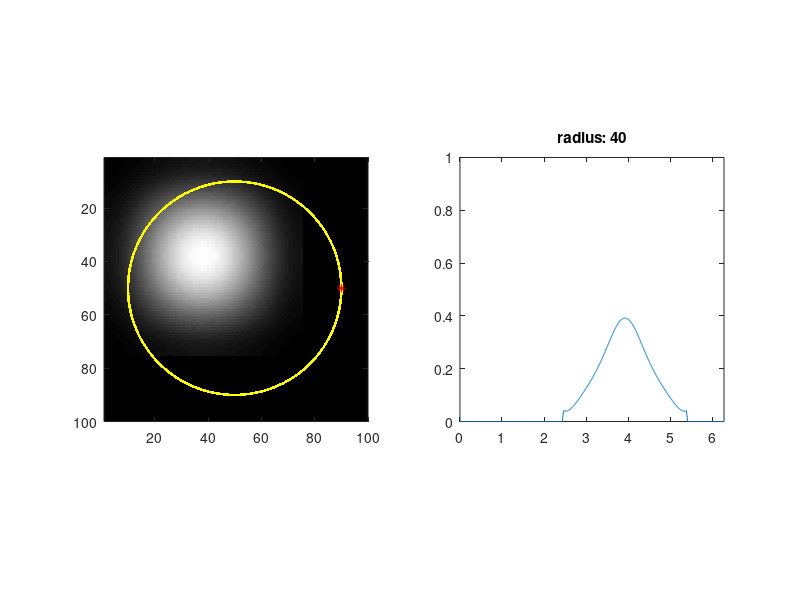
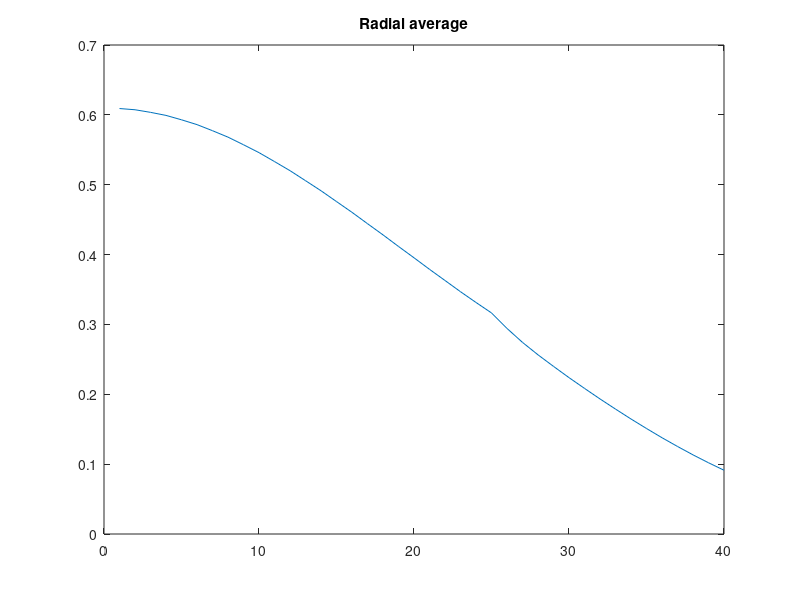

Here is the MATLAB script that generated these plots, in order:
%%%%%%%%%%%%%%%%%%%%%%%%%%%%%%%%%%%%%%%%%%%%%%%%%Thank You MATHWORKS
clear all;close all;


img_size = 100; % Size of image
img = zeros(img_size,img_size);


% place kernel off center...make curves interesting
patch = hamming(0.75*img_size)*hamming(0.75*img_size)';
img(1:0.75*img_size,1:0.75*img_size) = patch;
center = [img_size img_size]/2;


f=figure(1);
pos = get(f,'position');
set(f,'position',[(pos(1)-pos(4)/2) pos(2) 2*pos(3) pos(4)]); %Resize
subplot(121);
imagesc(img);axis([1 img_size 1 img_size]);colormap(gray);
axis square; hold;


% Create the meshgrid to be used in resampling
[X,Y] = meshgrid(1:img_size,1:img_size);


for radius = 1:round(0.4*img_size),
    
    % To avoid redundancy, sample at roughly 1 px distances
    num_pxls = 2*pi*radius;
    theta = 0:1/num_pxls:2*pi;
    
    x = center(1) + radius*cos(theta);
    y = center(2) + radius*sin(theta);


    sampled_radial_slice = interp2(X,Y,img,x,y);
    radial_average(radius) = mean(sampled_radial_slice);
    
    subplot(121);
    if(radius>1)
        delete(p);
    end
    p=plot(x,y,'y.',x(1),y(1),'r*'); % Starts at green spot and goes counter clockwise
    
    subplot(122)
    plot(theta,sampled_radial_slice);axis([0 2*pi 0 1]);axis square;
    title(sprintf('radius: %d',radius));
    pause
end


figure(2);
r = 1:round(0.4*img_size);
plot(r,radial_average);
title('Radial average');
%%%%%%%%%%%%%%%%%%%%%%%%%%%%%%%%%%%%%%%%%%%%%%%%%%%%%%%%%%
